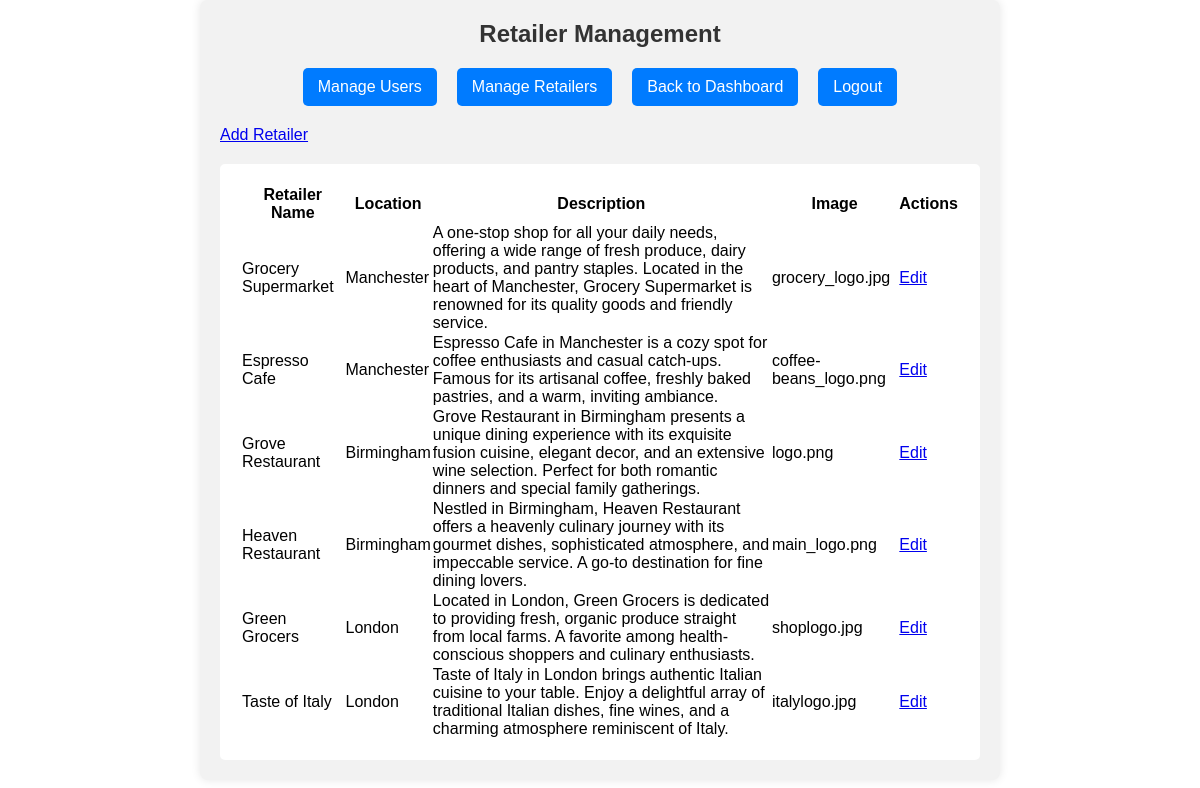
/admin/retailer_management.php, run on the app's committed database.
### tables this page shows
CREATE TABLE `retailer` (
  `retailer_id` int(11) NOT NULL,
  `ret_name` varchar(50) DEFAULT NULL,
  `location` varchar(50) DEFAULT NULL,
  `description` varchar(255) DEFAULT NULL,
  `image` text DEFAULT NULL
);

### admin/retailer_management.php (the view, shortened to what this page needs)
<?php
require_once '../database/connect.php';
$sql = "SELECT * FROM retailer";
$result = $conn->query($sql);
?>
<!DOCTYPE html>
<html>
<head>
    <link rel="stylesheet" type="text/css" href="../css/style.css">
</head>
<body>
<div class='dashboard'>
    <h2 class='dashboard-title'>Retailer Management</h2>
    <div class='dashboard-links'>
        <a href='user_management.php' class='dashboard-link'>Manage Users</a>
        <a href='retailer_management.php' class='dashboard-link'>Manage Retailers</a>
        <a href='control.php' class='dashboard-link'>Back to Dashboard</a>
        <a href='admin_auth.php?action=logout' class='dashboard-link'>Logout</a>
    </div>
    <a href='add_ret.php' class='add-button'>Add Retailer</a>
    <div class='content'>
        <table>
            <tr>
                <th>Retailer Name</th>
                <th>Location</th>
                <th>Description</th>
                <th>Image</th>
                <th>Actions</th>
            </tr>
            <?php
            while ($row = $result->fetch_assoc()) {
                echo "<tr>";
                echo "<td>" . $row['ret_name'] . "</td>";
                echo "<td>" . $row['location'] . "</td>";
                echo "<td>" . $row['description'] . "</td>";
                echo "<td>" . $row['image'] . "</td>";
                echo "<td><a href='edit_ret.php?retailer_id=" . $row['retailer_id'] . "'>Edit</a></td>";
                echo "</tr>";
            }
            ?>
        </table>
    </div>
</div>
</body>
</html>

### css/style.css (style rules this page uses)
* { box-sizing: border-box; margin:0; padding:0; }
body { list-style: none; list-style-type: none; text-decoration: none; font-family: sans-serif; }
.dashboard { max-width: 800px; margin: 0 auto; padding: 20px; background-color: #f2f2f2; border-radius: 8px; box-shadow: 0 0 10px rgba(0, 0, 0, 0.1); }
.dashboard-title { font-size: 24px; color: #333; text-align: center; margin-bottom: 20px; }
.dashboard-links { display: flex; justify-content: center; margin-bottom: 20px; }
.dashboard-link { margin: 0 10px; padding: 10px 15px; background-color: #007bff; color: white; border-radius: 5px; text-decoration: none; }
.content { background-color: #fff; padding: 20px; border-radius: 5px; margin-top: 20px; }

### data on the page
retailer: ret_name "Grocery Supermarket", location "Manchester", description "A one-stop shop for all your daily needs, offering a wide range of fresh produce, dairy products, and pantry staples. Located in the heart of Manchester, Grocery Supermarket is renowned for its quality goods and friendly service.", image "grocery_logo.jpg"
retailer: ret_name "Espresso Cafe", location "Manchester", description "Espresso Cafe in Manchester is a cozy spot for coffee enthusiasts and casual catch-ups. Famous for its artisanal coffee, freshly baked pastries, and a warm, inviting ambiance.", image "coffee-beans_logo.png"
retailer: ret_name "Grove Restaurant", location "Birmingham", description "Grove Restaurant in Birmingham presents a unique dining experience with its exquisite fusion cuisine, elegant decor, and an extensive wine selection. Perfect for both romantic dinners and special family gatherings.", image "logo.png"
retailer: ret_name "Heaven Restaurant", location "Birmingham", description "Nestled in Birmingham, Heaven Restaurant offers a heavenly culinary journey with its gourmet dishes, sophisticated atmosphere, and impeccable service. A go-to destination for fine dining lovers.", image "main_logo.png"
retailer: ret_name "Green Grocers", location "London", description "Located in London, Green Grocers is dedicated to providing fresh, organic produce straight from local farms. A favorite among health-conscious shoppers and culinary enthusiasts.", image "shoplogo.jpg"
retailer: ret_name "Taste of Italy", location "London", description "Taste of Italy in London brings authentic Italian cuisine to your table. Enjoy a delightful array of traditional Italian dishes, fine wines, and a charming atmosphere reminiscent of Italy.", image "italylogo.jpg"
